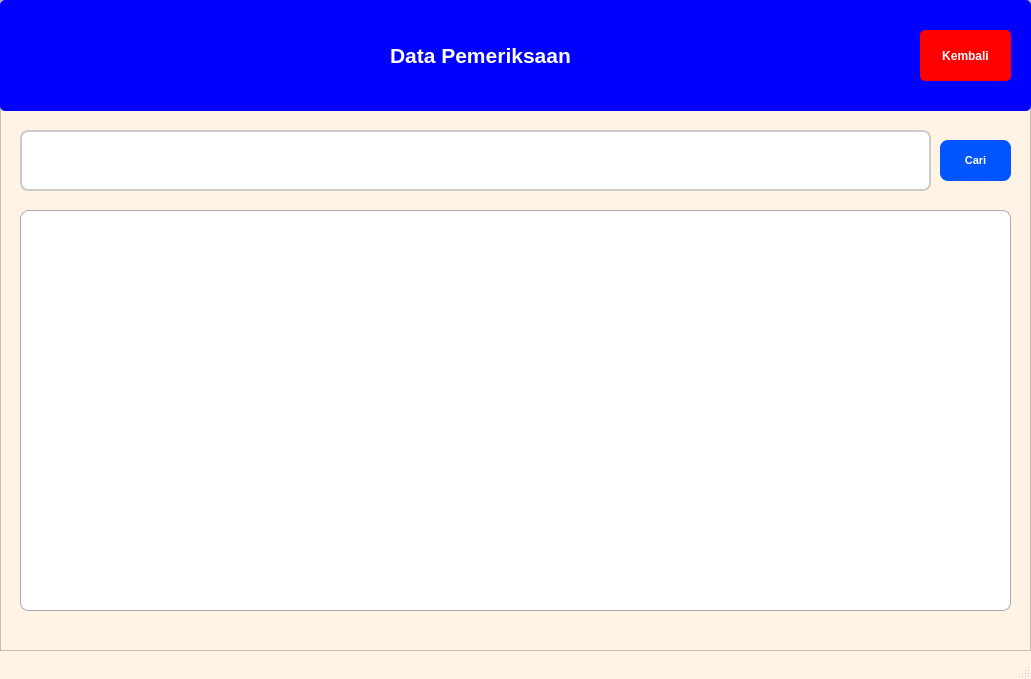
<?xml version="1.0" encoding="UTF-8"?>
<ui version="4.0">
 <class>MainWindow</class>
 <widget class="QMainWindow" name="MainWindow">
  <property name="geometry">
   <rect>
    <x>0</x>
    <y>0</y>
    <width>1031</width>
    <height>679</height>
   </rect>
  </property>
  <property name="windowTitle">
   <string>MainWindow</string>
  </property>
  <property name="styleSheet">
   <string notr="true">QMainWindow {
    background-color: rgb(255, 243, 229);          
}</string>
  </property>
  <widget class="QWidget" name="centralwidget">
   <property name="styleSheet">
    <string notr="true">QWidget{
    background-color: rgb(255, 243, 229);          
}</string>
   </property>
   <widget class="QFrame" name="frame">
    <property name="geometry">
     <rect>
      <x>0</x>
      <y>0</y>
      <width>1031</width>
      <height>651</height>
     </rect>
    </property>
    <property name="styleSheet">
     <string notr="true">QFrame {
    background-color: rgb(255, 243, 229);          
}</string>
    </property>
    <property name="frameShape">
     <enum>QFrame::StyledPanel</enum>
    </property>
    <property name="frameShadow">
     <enum>QFrame::Raised</enum>
    </property>
    <widget class="QPushButton" name="pushButton">
     <property name="geometry">
      <rect>
       <x>940</x>
       <y>140</y>
       <width>71</width>
       <height>41</height>
      </rect>
     </property>
     <property name="font">
      <font>
       <pointsize>8</pointsize>
       <weight>75</weight>
       <bold>true</bold>
      </font>
     </property>
     <property name="styleSheet">
      <string notr="true">QPushButton {
    background-color: rgb(0, 85, 255);
	border-radius: 8px;
	color: white
}</string>
     </property>
     <property name="text">
      <string>Cari</string>
     </property>
    </widget>
    <widget class="QLineEdit" name="lineEdit">
     <property name="geometry">
      <rect>
       <x>20</x>
       <y>130</y>
       <width>911</width>
       <height>61</height>
      </rect>
     </property>
     <property name="font">
      <font>
       <pointsize>-1</pointsize>
      </font>
     </property>
     <property name="styleSheet">
      <string notr="true">padding: 6px;
background: white;
border: 2px solid #ccc;
border-radius: 8px;
font-size: 14px;
</string>
     </property>
    </widget>
    <widget class="QTableWidget" name="tableWidget">
     <property name="geometry">
      <rect>
       <x>20</x>
       <y>210</y>
       <width>991</width>
       <height>401</height>
      </rect>
     </property>
     <property name="font">
      <font>
       <pointsize>-1</pointsize>
      </font>
     </property>
     <property name="styleSheet">
      <string notr="true">QTableWidget {
    background: white;
    border: 1px solid #aaa;
    gridline-color: #777;
    font-size: 14px;
	border-radius: 8px;
}

QHeaderView::section {
    background-color: #eaeaea;
    font-weight: bold;
    padding: 6px;
    border: 1px solid #aaa;
}
</string>
     </property>
     <property name="alternatingRowColors">
      <bool>true</bool>
     </property>
     <property name="selectionBehavior">
      <enum>QAbstractItemView::SelectRows</enum>
     </property>
     <property name="gridStyle">
      <enum>Qt::SolidLine</enum>
     </property>
     <property name="sortingEnabled">
      <bool>true</bool>
     </property>
    </widget>
    <widget class="QWidget" name="widget" native="true">
     <property name="geometry">
      <rect>
       <x>0</x>
       <y>0</y>
       <width>1031</width>
       <height>111</height>
      </rect>
     </property>
     <property name="styleSheet">
      <string notr="true">QWidget {
    background-color: rgb(0, 0, 255);
	border-radius: 5px        
}</string>
     </property>
     <widget class="QLabel" name="label_3">
      <property name="geometry">
       <rect>
        <x>390</x>
        <y>30</y>
        <width>251</width>
        <height>51</height>
       </rect>
      </property>
      <property name="font">
       <font>
        <pointsize>16</pointsize>
        <weight>75</weight>
        <bold>true</bold>
       </font>
      </property>
      <property name="styleSheet">
       <string notr="true">QLabel {
	color : white
	}</string>
      </property>
      <property name="text">
       <string>Data Pemeriksaan</string>
      </property>
     </widget>
     <widget class="QPushButton" name="pushButton_5">
      <property name="geometry">
       <rect>
        <x>920</x>
        <y>30</y>
        <width>91</width>
        <height>51</height>
       </rect>
      </property>
      <property name="font">
       <font>
        <pointsize>9</pointsize>
        <weight>75</weight>
        <bold>true</bold>
       </font>
      </property>
      <property name="styleSheet">
       <string notr="true">QPushButton {
   background-color: rgb(255, 0, 0);
   color: white;    
   border-radius: 5px;   
   padding: 6px;}</string>
      </property>
      <property name="text">
       <string>Kembali</string>
      </property>
     </widget>
    </widget>
   </widget>
  </widget>
  <widget class="QMenuBar" name="menubar">
   <property name="geometry">
    <rect>
     <x>0</x>
     <y>0</y>
     <width>1031</width>
     <height>26</height>
    </rect>
   </property>
  </widget>
  <widget class="QStatusBar" name="statusbar"/>
 </widget>
 <resources/>
 <connections/>
</ui>
